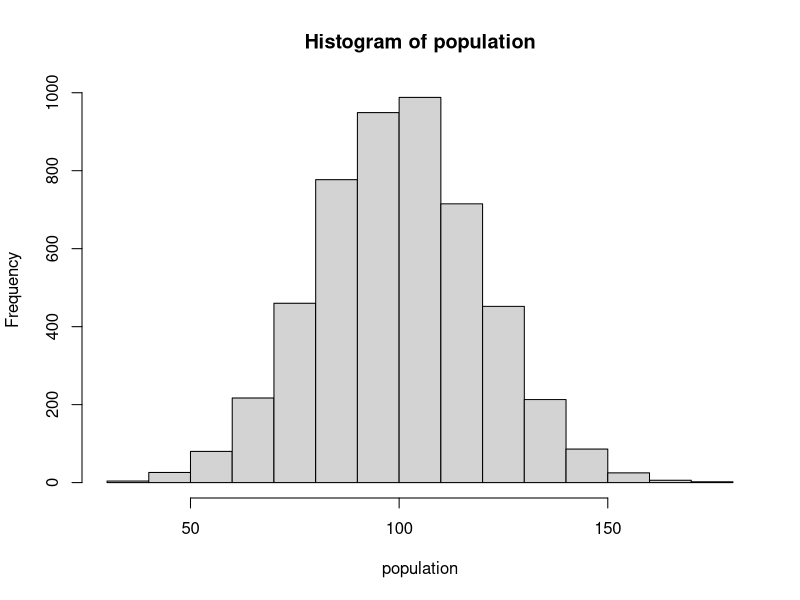

Write the R code that produced this figure. (Note: this script raises an error after producing the figure.)
## ---- chunk 1
N <- 5000 # default size of the population
MU <- 100 # default mean of the population

population <- rnorm(N, mean=MU, sd=MU/5)
## ---- chunk 2
gini <- function(y) {
  y <- sort(y)
  n <- length(y)
  numer <- 2*(sum(1:n) * y)
  denom <- n * sum(y)
  gini_coeff <- (numer / denom) - (n + 1) / n
  return(gini_coeff)
}

gini(population)
## ---- chunk 3
hist(population)
## ---- chunk 4
random_split <- function(a, b) {
  pot <- a + b
  share <- runif(1, min = 0, max = pot)
  return(c(share, pot - share))
}

random_split(100, 100)

## ---- chunk 5
anyone <- function(N) { 
  return(sample(0:(N-1),2)) 
  }

anyone(8)
## ---- chunk 6
step <- function(population, transaction = random_split, interaction = anyone) {
  indices <- interaction(length(population))
  i <- indices[1]
  j <- indices[2]
  new_values <- transaction(population[i], population[j])
  population[i] <- new_values[1]
  population[j] <- new_values[2]
  return(population)
}

simulate <- function(population, T, step_function = step, transaction = random_split, interaction = anyone) {
  snapshots <- list()
  snapshots[[1]] <- population
  for(t in 1:T) {
    population <- step_function(population, transaction, interaction)
    snapshots[[t + 1]] <- population
  }
  return(snapshots)
}

simulate(population, 2)
## ---- chunk 7
library(ggplot2)
library(gridExtra)

# Helper function to calculate the Gini coefficient
gini <- function(x) {
  x <- sort(x)
  n <- length(x)
  G <- sum((2 * (1:n) - n - 1) * x) / (n * sum(x))
  return(G)
}

# Helper function to calculate the percentile value
percentile <- function(pct, items) {
  return(items[min(length(items), floor(length(items) * pct / 100))])
}

# Helper function to create histograms
hist_plot <- function(data, title, range) {
  ggplot(data.frame(x = data), aes(x = x)) + 
    geom_histogram(binwidth = diff(range) / 30, fill = "blue", color = "black") + 
    xlim(range) + 
    ggtitle(title) + 
    xlab("Wealth") + 
    ylab("Frequency") +
    theme_minimal()
}

# The main function that simulates and shows results
show <- function(population, k = 40, percentiles = c(1, 10, 50, 90, 99), ...) {
  N <- length(population)
  start <- population
  results <- lapply(seq(0, k * N, N / 10), function(t) {
    pop <- simulate(population, T = k * N, ...)
    list(t = t, pop = sort(pop))
  })
}
  
  # Print the statistics
  cat(sprintf("   t    Gini stdev %s\n", paste(sprintf("%3d%%", percentiles), collapse = " ")))
  cat("------- ---- -----", paste(rep(" ----", length(percentiles)), collapse = ""), "\n")
  for (res in results) {
    if (res$t %% (k * N / 10) == 0) {
      pct_values <- sapply(percentiles, function(pct) percentile(pct, res$pop))
      cat(sprintf("%7d %.2f %5.1f", res$t, gini(res$pop), sd(res$pop)), 
          paste(sprintf("%4.0f", pct_values), collapse = " "), "\n")
    }
  }
  
  # Percentile plot
  plt_list <- list()
  for (pct in percentiles) {
    line <- sapply(results, function(res) percentile(pct, res$pop))
    plt_list[[length(plt_list) + 1]] <- ggplot(data.frame(Time = seq(0, k * N, N / 10), Value = line), aes(x = Value, y = Time)) + 
      geom_line() +
      ggtitle(sprintf("%d Percentile Plot", pct)) +
      xlab("Wealth") + ylab("Time") +
      theme_minimal()
  }
  grid.arrange(grobs = plt_list, ncol = length(percentiles))

  # Histograms
  R <- range(c(start, population))
  start_hist <- hist_plot(start, "Start", R)
  end_hist <- hist_plot(population, "End", R)
  grid.arrange(start_hist, end_hist, ncol = 2)

  # Ordered Curves
  plot_order <- data.frame(Order = 1:length(population), Start = sort(start), End = sort(population))
  ggplot(plot_order) + 
    geom_line(aes(x = Start, y = Order, color = "Start")) + 
    geom_line(aes(x = End, y = Order, color = "End")) +
    xlab("Wealth") + ylab("Order") +
    theme_minimal()

